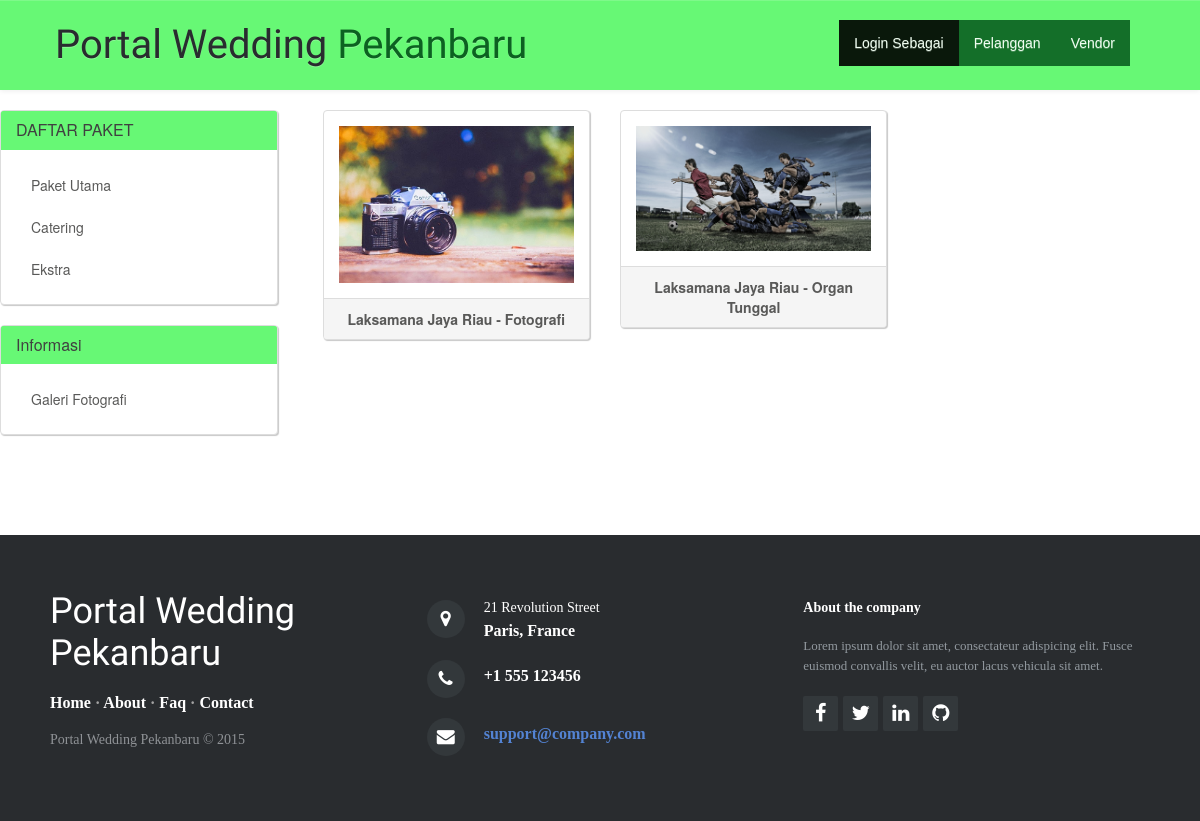
The app's page /beranda/index/3 with its own data.
### tables this page shows
CREATE TABLE IF NOT EXISTS `tbl_paket` (
`id_konten` bigint(20) NOT NULL,
  `id_vendor` bigint(20) NOT NULL,
  `nama_konten` varchar(100) NOT NULL,
  `harga` bigint(20) NOT NULL,
  `tipe` tinyint(1) NOT NULL,
  `foto` varchar(100) NOT NULL,
  `keterangan` text NOT NULL
);

CREATE TABLE IF NOT EXISTS `tbl_vendor` (
`id_vendor` bigint(20) NOT NULL,
  `id_user` bigint(20) NOT NULL,
  `nama_vendor` varchar(50) NOT NULL,
  `nama_pemilik_vendor` varchar(50) NOT NULL,
  `no_telpon` varchar(15) NOT NULL,
  `no_telp_vendor` varchar(15) NOT NULL,
  `alamat` text NOT NULL
);

### application/controllers/Beranda.php (called while the page is built, shortened)
<?php
class Beranda extends CI_Controller {
    public function __construct()
    {
        $this->load->model('Paket_model');
    }
    public function index($tipe = 1)
    {
            $config['per_page'] = 15;
            $from = $this->uri->segment(4);
            $data['paket'] = $this->Paket_model->list_paket_pertipe($tipe, $config['per_page'],$from);
            $data['offset'] = $from;
        $data['_view'] = 'paket/listing_paket_pertipe';
        $this->load->view('layouts/main_pelanggan',$data);
    }
}

### index.php (called while the page is built, shortened)
<?php
require_once BASEPATH.'core/CodeIgniter.php';

### application/config/config.php (called while the page is built, shortened)
<?php
$config['base_url'] = 'http://localhost/wo_organizer/';
$config['index_page'] = '';
$config['uri_protocol']	= 'REQUEST_URI';
$config['url_suffix'] = '';
$config['language']	= 'english';
$config['charset'] = 'UTF-8';
$config['enable_hooks'] = FALSE;
$config['subclass_prefix'] = 'MY_';
$config['composer_autoload'] = FALSE;
$config['permitted_uri_chars'] = 'a-z 0-9~%.:_\-';
$config['allow_get_array'] = TRUE;
$config['enable_query_strings'] = FALSE;
$config['controller_trigger'] = 'c';
$config['function_trigger'] = 'm';
$config['directory_trigger'] = 'd';
$config['log_threshold'] = 0;
$config['log_path'] = '';
$config['log_file_extension'] = '';
$config['log_file_permissions'] = 0644;
$config['log_date_format'] = 'Y-m-d H:i:s';
$config['error_views_path'] = '';
$config['cache_path'] = '';
$config['cache_query_string'] = FALSE;
$config['encryption_key'] = '';
$config['sess_driver'] = 'files';
$config['sess_cookie_name'] = 'ci_session';
$config['sess_expiration'] = 7200;
$config['sess_save_path'] = NULL;
$config['sess_match_ip'] = FALSE;
$config['sess_time_to_update'] = 300;
$config['sess_regenerate_destroy'] = FALSE;
$config['cookie_prefix']	= '';
$config['cookie_domain']	= '';
$config['cookie_path']		= '/';
$config['cookie_secure']	= FALSE;
$config['cookie_httponly'] 	= FALSE;
$config['standardize_newlines'] = FALSE;
$config['global_xss_filtering'] = FALSE;
$config['csrf_protection'] = FALSE;
$config['csrf_token_name'] = 'csrf_test_name';
$config['csrf_cookie_name'] = 'csrf_cookie_name';
$config['csrf_expire'] = 7200;
$config['csrf_regenerate'] = TRUE;
$config['csrf_exclude_uris'] = array();
$config['compress_output'] = FALSE;
$config['time_reference'] = 'local';
$config['rewrite_short_tags'] = FALSE;
$config['proxy_ips'] = '';

### application/config/pagination.php (called while the page is built, shortened)
<?php
$config['pagination']['page_query_string'] = TRUE;
$config['pagination']['uri_segment'] = 3;
$config['pagination']['per_page'] = RECORDS_PER_PAGE;
$config['pagination']['prev_link'] = '‹';
$config['pagination']['next_link'] = '›';
$config['pagination']['full_tag_open'] = '<ul class="pagination">';
$config['pagination']['next_tag_open'] = '<li>';
$config['pagination']['next_tag_close'] = '</li>';
$config['pagination']['prev_tag_open'] = '<li>';
$config['pagination']['prev_tag_close'] = '</li>';
$config['pagination']['num_tag_open'] = '<li>';
$config['pagination']['num_tag_close'] = '</li>';
?>

### application/models/Paket_model.php (called while the page is built, shortened)
<?php
class Paket_model extends CI_Model
{
    function list_paket_pertipe($tipe, $number, $offset){
        $this->db->where('tbl_paket.tipe',$tipe);
        $this->db->join('tbl_vendor','tbl_paket.id_vendor = tbl_vendor.id_vendor');
        return $this->db->get('tbl_paket', $number, $offset)->result_array();
    }
}

### application/views/paket/listing_paket_pertipe.php (the view, shortened to what this page needs)
<?php foreach($paket as $t){ ?>
        <div class="col-lg-4 col-md-4 col-xs-12 col-sm-12">
           <div class="panel panel-default">
               <div class="panel-body">
                   <img src="<?php echo base_url('files/konten/'.$t['foto']) ?>" class="img img-responsive"/>
               </div>
               <div class="panel-footer info-link">
                   <b><a href="<?php echo site_url('paket/menu_paket/'.$t['id_vendor']) ?>"><?php echo $t['nama_vendor'] ?> - <?php echo $t['nama_konten'] ?></a></b>
               </div>
            </div>
        </div>
<?php } ?>

### resources/pelanggan/assets/css/styles.css (style rules this page uses)
body { background-color:#fbf9f5; font-family:sans-serif; }
a { color:#595958; text-decoration:none; }
.panel-default { box-shadow:1px 1px 1px #c8c8c8; }
div.info-link { text-align:center; }

### resources/pelanggan/assets/css/style-login.css (style rules this page uses)
body { font-family:"Helvetica Neue",Helvetica,Arial,sans-serif; font-size:14px; line-height:1.42857143; color:#0c6121; background-color:#fff; }

### records on screen
tbl_paket: foto (picture), id_vendor.nama_vendor "Laksamana Jaya Riau", nama_konten "Fotografi"
tbl_paket: foto (picture), id_vendor.nama_vendor "Laksamana Jaya Riau", nama_konten "Organ Tunggal"
